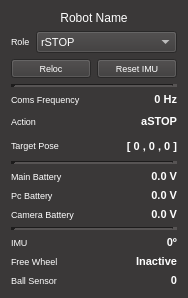
<?xml version="1.0" encoding="UTF-8"?>
<ui version="4.0">
 <class>robotWidget</class>
 <widget class="QWidget" name="robotWidget">
  <property name="geometry">
   <rect>
    <x>0</x>
    <y>0</y>
    <width>188</width>
    <height>298</height>
   </rect>
  </property>
  <property name="maximumSize">
   <size>
    <width>188</width>
    <height>298</height>
   </size>
  </property>
  <property name="palette">
   <palette>
    <active>
     <colorrole role="WindowText">
      <brush brushstyle="SolidPattern">
       <color alpha="255">
        <red>255</red>
        <green>255</green>
        <blue>255</blue>
       </color>
      </brush>
     </colorrole>
     <colorrole role="Button">
      <brush brushstyle="SolidPattern">
       <color alpha="255">
        <red>58</red>
        <green>56</green>
        <blue>56</blue>
       </color>
      </brush>
     </colorrole>
     <colorrole role="Light">
      <brush brushstyle="SolidPattern">
       <color alpha="255">
        <red>87</red>
        <green>84</green>
        <blue>84</blue>
       </color>
      </brush>
     </colorrole>
     <colorrole role="Midlight">
      <brush brushstyle="SolidPattern">
       <color alpha="255">
        <red>72</red>
        <green>70</green>
        <blue>70</blue>
       </color>
      </brush>
     </colorrole>
     <colorrole role="Dark">
      <brush brushstyle="SolidPattern">
       <color alpha="255">
        <red>29</red>
        <green>28</green>
        <blue>28</blue>
       </color>
      </brush>
     </colorrole>
     <colorrole role="Mid">
      <brush brushstyle="SolidPattern">
       <color alpha="255">
        <red>38</red>
        <green>37</green>
        <blue>37</blue>
       </color>
      </brush>
     </colorrole>
     <colorrole role="Text">
      <brush brushstyle="SolidPattern">
       <color alpha="255">
        <red>255</red>
        <green>255</green>
        <blue>255</blue>
       </color>
      </brush>
     </colorrole>
     <colorrole role="BrightText">
      <brush brushstyle="SolidPattern">
       <color alpha="255">
        <red>255</red>
        <green>255</green>
        <blue>255</blue>
       </color>
      </brush>
     </colorrole>
     <colorrole role="ButtonText">
      <brush brushstyle="SolidPattern">
       <color alpha="255">
        <red>255</red>
        <green>255</green>
        <blue>255</blue>
       </color>
      </brush>
     </colorrole>
     <colorrole role="Base">
      <brush brushstyle="SolidPattern">
       <color alpha="255">
        <red>0</red>
        <green>0</green>
        <blue>0</blue>
       </color>
      </brush>
     </colorrole>
     <colorrole role="Window">
      <brush brushstyle="SolidPattern">
       <color alpha="255">
        <red>58</red>
        <green>56</green>
        <blue>56</blue>
       </color>
      </brush>
     </colorrole>
     <colorrole role="Shadow">
      <brush brushstyle="SolidPattern">
       <color alpha="255">
        <red>0</red>
        <green>0</green>
        <blue>0</blue>
       </color>
      </brush>
     </colorrole>
     <colorrole role="AlternateBase">
      <brush brushstyle="SolidPattern">
       <color alpha="255">
        <red>29</red>
        <green>28</green>
        <blue>28</blue>
       </color>
      </brush>
     </colorrole>
     <colorrole role="ToolTipBase">
      <brush brushstyle="SolidPattern">
       <color alpha="255">
        <red>255</red>
        <green>255</green>
        <blue>220</blue>
       </color>
      </brush>
     </colorrole>
     <colorrole role="ToolTipText">
      <brush brushstyle="SolidPattern">
       <color alpha="255">
        <red>0</red>
        <green>0</green>
        <blue>0</blue>
       </color>
      </brush>
     </colorrole>
    </active>
    <inactive>
     <colorrole role="WindowText">
      <brush brushstyle="SolidPattern">
       <color alpha="255">
        <red>255</red>
        <green>255</green>
        <blue>255</blue>
       </color>
      </brush>
     </colorrole>
     <colorrole role="Button">
      <brush brushstyle="SolidPattern">
       <color alpha="255">
        <red>58</red>
        <green>56</green>
        <blue>56</blue>
       </color>
      </brush>
     </colorrole>
     <colorrole role="Light">
      <brush brushstyle="SolidPattern">
       <color alpha="255">
        <red>87</red>
        <green>84</green>
        <blue>84</blue>
       </color>
      </brush>
     </colorrole>
     <colorrole role="Midlight">
      <brush brushstyle="SolidPattern">
       <color alpha="255">
        <red>72</red>
        <green>70</green>
        <blue>70</blue>
       </color>
      </brush>
     </colorrole>
     <colorrole role="Dark">
      <brush brushstyle="SolidPattern">
       <color alpha="255">
        <red>29</red>
        <green>28</green>
        <blue>28</blue>
       </color>
      </brush>
     </colorrole>
     <colorrole role="Mid">
      <brush brushstyle="SolidPattern">
       <color alpha="255">
        <red>38</red>
        <green>37</green>
        <blue>37</blue>
       </color>
      </brush>
     </colorrole>
     <colorrole role="Text">
      <brush brushstyle="SolidPattern">
       <color alpha="255">
        <red>255</red>
        <green>255</green>
        <blue>255</blue>
       </color>
      </brush>
     </colorrole>
     <colorrole role="BrightText">
      <brush brushstyle="SolidPattern">
       <color alpha="255">
        <red>255</red>
        <green>255</green>
        <blue>255</blue>
       </color>
      </brush>
     </colorrole>
     <colorrole role="ButtonText">
      <brush brushstyle="SolidPattern">
       <color alpha="255">
        <red>255</red>
        <green>255</green>
        <blue>255</blue>
       </color>
      </brush>
     </colorrole>
     <colorrole role="Base">
      <brush brushstyle="SolidPattern">
       <color alpha="255">
        <red>0</red>
        <green>0</green>
        <blue>0</blue>
       </color>
      </brush>
     </colorrole>
     <colorrole role="Window">
      <brush brushstyle="SolidPattern">
       <color alpha="255">
        <red>58</red>
        <green>56</green>
        <blue>56</blue>
       </color>
      </brush>
     </colorrole>
     <colorrole role="Shadow">
      <brush brushstyle="SolidPattern">
       <color alpha="255">
        <red>0</red>
        <green>0</green>
        <blue>0</blue>
       </color>
      </brush>
     </colorrole>
     <colorrole role="AlternateBase">
      <brush brushstyle="SolidPattern">
       <color alpha="255">
        <red>29</red>
        <green>28</green>
        <blue>28</blue>
       </color>
      </brush>
     </colorrole>
     <colorrole role="ToolTipBase">
      <brush brushstyle="SolidPattern">
       <color alpha="255">
        <red>255</red>
        <green>255</green>
        <blue>220</blue>
       </color>
      </brush>
     </colorrole>
     <colorrole role="ToolTipText">
      <brush brushstyle="SolidPattern">
       <color alpha="255">
        <red>0</red>
        <green>0</green>
        <blue>0</blue>
       </color>
      </brush>
     </colorrole>
    </inactive>
    <disabled>
     <colorrole role="WindowText">
      <brush brushstyle="SolidPattern">
       <color alpha="255">
        <red>29</red>
        <green>28</green>
        <blue>28</blue>
       </color>
      </brush>
     </colorrole>
     <colorrole role="Button">
      <brush brushstyle="SolidPattern">
       <color alpha="255">
        <red>58</red>
        <green>56</green>
        <blue>56</blue>
       </color>
      </brush>
     </colorrole>
     <colorrole role="Light">
      <brush brushstyle="SolidPattern">
       <color alpha="255">
        <red>87</red>
        <green>84</green>
        <blue>84</blue>
       </color>
      </brush>
     </colorrole>
     <colorrole role="Midlight">
      <brush brushstyle="SolidPattern">
       <color alpha="255">
        <red>72</red>
        <green>70</green>
        <blue>70</blue>
       </color>
      </brush>
     </colorrole>
     <colorrole role="Dark">
      <brush brushstyle="SolidPattern">
       <color alpha="255">
        <red>29</red>
        <green>28</green>
        <blue>28</blue>
       </color>
      </brush>
     </colorrole>
     <colorrole role="Mid">
      <brush brushstyle="SolidPattern">
       <color alpha="255">
        <red>38</red>
        <green>37</green>
        <blue>37</blue>
       </color>
      </brush>
     </colorrole>
     <colorrole role="Text">
      <brush brushstyle="SolidPattern">
       <color alpha="255">
        <red>29</red>
        <green>28</green>
        <blue>28</blue>
       </color>
      </brush>
     </colorrole>
     <colorrole role="BrightText">
      <brush brushstyle="SolidPattern">
       <color alpha="255">
        <red>255</red>
        <green>255</green>
        <blue>255</blue>
       </color>
      </brush>
     </colorrole>
     <colorrole role="ButtonText">
      <brush brushstyle="SolidPattern">
       <color alpha="255">
        <red>29</red>
        <green>28</green>
        <blue>28</blue>
       </color>
      </brush>
     </colorrole>
     <colorrole role="Base">
      <brush brushstyle="SolidPattern">
       <color alpha="255">
        <red>58</red>
        <green>56</green>
        <blue>56</blue>
       </color>
      </brush>
     </colorrole>
     <colorrole role="Window">
      <brush brushstyle="SolidPattern">
       <color alpha="255">
        <red>58</red>
        <green>56</green>
        <blue>56</blue>
       </color>
      </brush>
     </colorrole>
     <colorrole role="Shadow">
      <brush brushstyle="SolidPattern">
       <color alpha="255">
        <red>0</red>
        <green>0</green>
        <blue>0</blue>
       </color>
      </brush>
     </colorrole>
     <colorrole role="AlternateBase">
      <brush brushstyle="SolidPattern">
       <color alpha="255">
        <red>58</red>
        <green>56</green>
        <blue>56</blue>
       </color>
      </brush>
     </colorrole>
     <colorrole role="ToolTipBase">
      <brush brushstyle="SolidPattern">
       <color alpha="255">
        <red>255</red>
        <green>255</green>
        <blue>220</blue>
       </color>
      </brush>
     </colorrole>
     <colorrole role="ToolTipText">
      <brush brushstyle="SolidPattern">
       <color alpha="255">
        <red>0</red>
        <green>0</green>
        <blue>0</blue>
       </color>
      </brush>
     </colorrole>
    </disabled>
   </palette>
  </property>
  <property name="windowTitle">
   <string>Widget</string>
  </property>
  <layout class="QGridLayout" name="gridLayout_2">
   <item row="0" column="0">
    <layout class="QGridLayout" name="gridLayout">
     <item row="14" column="0">
      <layout class="QHBoxLayout" name="horizontalLayout_6">
       <item>
        <widget class="QLabel" name="label_5">
         <property name="sizePolicy">
          <sizepolicy hsizetype="Preferred" vsizetype="Maximum">
           <horstretch>0</horstretch>
           <verstretch>0</verstretch>
          </sizepolicy>
         </property>
         <property name="font">
          <font>
           <family>Ubuntu</family>
           <pointsize>7</pointsize>
           <italic>false</italic>
          </font>
         </property>
         <property name="text">
          <string>IMU </string>
         </property>
        </widget>
       </item>
       <item>
        <widget class="QLabel" name="lb_imu">
         <property name="sizePolicy">
          <sizepolicy hsizetype="Preferred" vsizetype="Maximum">
           <horstretch>0</horstretch>
           <verstretch>0</verstretch>
          </sizepolicy>
         </property>
         <property name="font">
          <font>
           <family>Ubuntu</family>
           <pointsize>8</pointsize>
           <weight>75</weight>
           <italic>false</italic>
           <bold>true</bold>
          </font>
         </property>
         <property name="text">
          <string>0º</string>
         </property>
         <property name="alignment">
          <set>Qt::AlignRight|Qt::AlignTrailing|Qt::AlignVCenter</set>
         </property>
        </widget>
       </item>
      </layout>
     </item>
     <item row="3" column="0">
      <layout class="QHBoxLayout" name="horizontalLayout_2">
       <item>
        <widget class="QLabel" name="label_3">
         <property name="sizePolicy">
          <sizepolicy hsizetype="Maximum" vsizetype="Maximum">
           <horstretch>0</horstretch>
           <verstretch>0</verstretch>
          </sizepolicy>
         </property>
         <property name="font">
          <font>
           <family>Ubuntu</family>
           <pointsize>7</pointsize>
           <italic>false</italic>
          </font>
         </property>
         <property name="text">
          <string>Role</string>
         </property>
        </widget>
       </item>
       <item>
        <widget class="QComboBox" name="cb_role">
         <property name="sizePolicy">
          <sizepolicy hsizetype="Preferred" vsizetype="Maximum">
           <horstretch>0</horstretch>
           <verstretch>0</verstretch>
          </sizepolicy>
         </property>
         <property name="font">
          <font>
           <pointsize>8</pointsize>
          </font>
         </property>
         <item>
          <property name="text">
           <string>rSTOP</string>
          </property>
         </item>
         <item>
          <property name="text">
           <string>rGOALKEEPER</string>
          </property>
         </item>
         <item>
          <property name="text">
           <string>rSUP_STRIKER</string>
          </property>
         </item>
         <item>
          <property name="text">
           <string>rSTRIKER</string>
          </property>
         </item>
        </widget>
       </item>
      </layout>
     </item>
     <item row="11" column="0">
      <layout class="QHBoxLayout" name="horizontalLayout_4">
       <item>
        <widget class="QLabel" name="label_6">
         <property name="sizePolicy">
          <sizepolicy hsizetype="Preferred" vsizetype="Maximum">
           <horstretch>0</horstretch>
           <verstretch>0</verstretch>
          </sizepolicy>
         </property>
         <property name="font">
          <font>
           <family>Ubuntu</family>
           <pointsize>7</pointsize>
           <italic>false</italic>
          </font>
         </property>
         <property name="text">
          <string>Pc Battery</string>
         </property>
        </widget>
       </item>
       <item>
        <widget class="QLabel" name="lb_pcbat">
         <property name="sizePolicy">
          <sizepolicy hsizetype="Preferred" vsizetype="Maximum">
           <horstretch>0</horstretch>
           <verstretch>0</verstretch>
          </sizepolicy>
         </property>
         <property name="font">
          <font>
           <family>Ubuntu</family>
           <pointsize>8</pointsize>
           <weight>75</weight>
           <italic>false</italic>
           <bold>true</bold>
          </font>
         </property>
         <property name="text">
          <string>0.0 V</string>
         </property>
         <property name="alignment">
          <set>Qt::AlignRight|Qt::AlignTrailing|Qt::AlignVCenter</set>
         </property>
        </widget>
       </item>
      </layout>
     </item>
     <item row="6" column="0">
      <layout class="QHBoxLayout" name="horizontalLayout_5">
       <item>
        <widget class="QLabel" name="label_2">
         <property name="sizePolicy">
          <sizepolicy hsizetype="Preferred" vsizetype="Maximum">
           <horstretch>0</horstretch>
           <verstretch>0</verstretch>
          </sizepolicy>
         </property>
         <property name="font">
          <font>
           <family>Ubuntu</family>
           <pointsize>7</pointsize>
           <italic>false</italic>
          </font>
         </property>
         <property name="text">
          <string>Coms Frequency</string>
         </property>
        </widget>
       </item>
       <item>
        <widget class="QLabel" name="lb_comfreq">
         <property name="sizePolicy">
          <sizepolicy hsizetype="Preferred" vsizetype="Maximum">
           <horstretch>0</horstretch>
           <verstretch>0</verstretch>
          </sizepolicy>
         </property>
         <property name="font">
          <font>
           <family>Ubuntu</family>
           <pointsize>8</pointsize>
           <weight>75</weight>
           <italic>false</italic>
           <bold>true</bold>
          </font>
         </property>
         <property name="text">
          <string>0 Hz</string>
         </property>
         <property name="alignment">
          <set>Qt::AlignRight|Qt::AlignTrailing|Qt::AlignVCenter</set>
         </property>
        </widget>
       </item>
      </layout>
     </item>
     <item row="12" column="0">
      <layout class="QHBoxLayout" name="horizontalLayout_3">
       <item>
        <widget class="QLabel" name="label_4">
         <property name="sizePolicy">
          <sizepolicy hsizetype="Preferred" vsizetype="Maximum">
           <horstretch>0</horstretch>
           <verstretch>0</verstretch>
          </sizepolicy>
         </property>
         <property name="font">
          <font>
           <family>Ubuntu</family>
           <pointsize>7</pointsize>
           <italic>false</italic>
          </font>
         </property>
         <property name="text">
          <string>Camera Battery</string>
         </property>
        </widget>
       </item>
       <item>
        <widget class="QLabel" name="lb_cambat">
         <property name="sizePolicy">
          <sizepolicy hsizetype="Preferred" vsizetype="Maximum">
           <horstretch>0</horstretch>
           <verstretch>0</verstretch>
          </sizepolicy>
         </property>
         <property name="font">
          <font>
           <family>Ubuntu</family>
           <pointsize>8</pointsize>
           <weight>75</weight>
           <italic>false</italic>
           <bold>true</bold>
          </font>
         </property>
         <property name="text">
          <string>0.0 V</string>
         </property>
         <property name="alignment">
          <set>Qt::AlignRight|Qt::AlignTrailing|Qt::AlignVCenter</set>
         </property>
        </widget>
       </item>
      </layout>
     </item>
     <item row="15" column="0">
      <layout class="QHBoxLayout" name="horizontalLayout_7">
       <item>
        <widget class="QLabel" name="label_7">
         <property name="sizePolicy">
          <sizepolicy hsizetype="Preferred" vsizetype="Maximum">
           <horstretch>0</horstretch>
           <verstretch>0</verstretch>
          </sizepolicy>
         </property>
         <property name="font">
          <font>
           <family>Ubuntu</family>
           <pointsize>7</pointsize>
           <italic>false</italic>
          </font>
         </property>
         <property name="text">
          <string>Free Wheel</string>
         </property>
        </widget>
       </item>
       <item>
        <widget class="QLabel" name="lb_freewheel">
         <property name="sizePolicy">
          <sizepolicy hsizetype="Preferred" vsizetype="Maximum">
           <horstretch>0</horstretch>
           <verstretch>0</verstretch>
          </sizepolicy>
         </property>
         <property name="font">
          <font>
           <family>Ubuntu</family>
           <pointsize>8</pointsize>
           <weight>75</weight>
           <italic>false</italic>
           <bold>true</bold>
          </font>
         </property>
         <property name="text">
          <string>Inactive</string>
         </property>
         <property name="alignment">
          <set>Qt::AlignRight|Qt::AlignTrailing|Qt::AlignVCenter</set>
         </property>
        </widget>
       </item>
      </layout>
     </item>
     <item row="16" column="0">
      <layout class="QHBoxLayout" name="horizontalLayout_8">
       <item>
        <widget class="QLabel" name="label_8">
         <property name="sizePolicy">
          <sizepolicy hsizetype="Preferred" vsizetype="Maximum">
           <horstretch>0</horstretch>
           <verstretch>0</verstretch>
          </sizepolicy>
         </property>
         <property name="font">
          <font>
           <family>Ubuntu</family>
           <pointsize>7</pointsize>
           <italic>false</italic>
          </font>
         </property>
         <property name="text">
          <string>Ball Sensor</string>
         </property>
        </widget>
       </item>
       <item>
        <widget class="QLabel" name="lb_ball_sens">
         <property name="sizePolicy">
          <sizepolicy hsizetype="Preferred" vsizetype="Maximum">
           <horstretch>0</horstretch>
           <verstretch>0</verstretch>
          </sizepolicy>
         </property>
         <property name="font">
          <font>
           <family>Ubuntu</family>
           <pointsize>8</pointsize>
           <weight>75</weight>
           <italic>false</italic>
           <bold>true</bold>
          </font>
         </property>
         <property name="text">
          <string>0</string>
         </property>
         <property name="alignment">
          <set>Qt::AlignRight|Qt::AlignTrailing|Qt::AlignVCenter</set>
         </property>
        </widget>
       </item>
      </layout>
     </item>
     <item row="10" column="0">
      <layout class="QHBoxLayout" name="horizontalLayout">
       <item>
        <widget class="QLabel" name="label">
         <property name="sizePolicy">
          <sizepolicy hsizetype="Preferred" vsizetype="Maximum">
           <horstretch>0</horstretch>
           <verstretch>0</verstretch>
          </sizepolicy>
         </property>
         <property name="font">
          <font>
           <family>Ubuntu</family>
           <pointsize>7</pointsize>
           <italic>false</italic>
          </font>
         </property>
         <property name="text">
          <string>Main Battery</string>
         </property>
        </widget>
       </item>
       <item>
        <widget class="QLabel" name="lb_mainbat">
         <property name="sizePolicy">
          <sizepolicy hsizetype="Preferred" vsizetype="Maximum">
           <horstretch>0</horstretch>
           <verstretch>0</verstretch>
          </sizepolicy>
         </property>
         <property name="font">
          <font>
           <family>Ubuntu</family>
           <pointsize>8</pointsize>
           <weight>75</weight>
           <italic>false</italic>
           <bold>true</bold>
          </font>
         </property>
         <property name="text">
          <string>0.0 V</string>
         </property>
         <property name="alignment">
          <set>Qt::AlignRight|Qt::AlignTrailing|Qt::AlignVCenter</set>
         </property>
        </widget>
       </item>
      </layout>
     </item>
     <item row="4" column="0">
      <layout class="QHBoxLayout" name="horizontalLayout_9">
       <item>
        <widget class="QPushButton" name="bt_reloc">
         <property name="font">
          <font>
           <pointsize>7</pointsize>
          </font>
         </property>
         <property name="text">
          <string>Reloc</string>
         </property>
        </widget>
       </item>
       <item>
        <widget class="QPushButton" name="bt_resetimu">
         <property name="font">
          <font>
           <pointsize>7</pointsize>
          </font>
         </property>
         <property name="text">
          <string>Reset IMU</string>
         </property>
        </widget>
       </item>
      </layout>
     </item>
     <item row="2" column="0">
      <layout class="QHBoxLayout" name="horizontalLayout_10">
       <item>
        <widget class="QLabel" name="lb_rname">
         <property name="sizePolicy">
          <sizepolicy hsizetype="Preferred" vsizetype="Maximum">
           <horstretch>0</horstretch>
           <verstretch>0</verstretch>
          </sizepolicy>
         </property>
         <property name="font">
          <font>
           <family>Ubuntu</family>
           <italic>false</italic>
          </font>
         </property>
         <property name="text">
          <string>Robot Name</string>
         </property>
         <property name="alignment">
          <set>Qt::AlignCenter</set>
         </property>
        </widget>
       </item>
      </layout>
     </item>
     <item row="13" column="0">
      <widget class="Line" name="line_3">
       <property name="lineWidth">
        <number>5</number>
       </property>
       <property name="orientation">
        <enum>Qt::Horizontal</enum>
       </property>
      </widget>
     </item>
     <item row="9" column="0">
      <widget class="Line" name="line_2">
       <property name="lineWidth">
        <number>5</number>
       </property>
       <property name="orientation">
        <enum>Qt::Horizontal</enum>
       </property>
      </widget>
     </item>
     <item row="7" column="0">
      <layout class="QHBoxLayout" name="horizontalLayout_12">
       <item>
        <widget class="QLabel" name="label_9">
         <property name="sizePolicy">
          <sizepolicy hsizetype="Maximum" vsizetype="Maximum">
           <horstretch>0</horstretch>
           <verstretch>0</verstretch>
          </sizepolicy>
         </property>
         <property name="font">
          <font>
           <family>Ubuntu</family>
           <pointsize>7</pointsize>
          </font>
         </property>
         <property name="text">
          <string>Action</string>
         </property>
        </widget>
       </item>
       <item>
        <widget class="QLabel" name="lb_action">
         <property name="font">
          <font>
           <family>Ubuntu</family>
           <pointsize>8</pointsize>
           <weight>75</weight>
           <bold>true</bold>
          </font>
         </property>
         <property name="text">
          <string>aSTOP</string>
         </property>
         <property name="alignment">
          <set>Qt::AlignRight|Qt::AlignTrailing|Qt::AlignVCenter</set>
         </property>
        </widget>
       </item>
      </layout>
     </item>
     <item row="5" column="0">
      <widget class="Line" name="line">
       <property name="lineWidth">
        <number>5</number>
       </property>
       <property name="orientation">
        <enum>Qt::Horizontal</enum>
       </property>
      </widget>
     </item>
     <item row="8" column="0">
      <layout class="QHBoxLayout" name="horizontalLayout_13">
       <item>
        <widget class="QLabel" name="label_10">
         <property name="sizePolicy">
          <sizepolicy hsizetype="Maximum" vsizetype="Maximum">
           <horstretch>0</horstretch>
           <verstretch>0</verstretch>
          </sizepolicy>
         </property>
         <property name="font">
          <font>
           <family>Ubuntu</family>
           <pointsize>7</pointsize>
          </font>
         </property>
         <property name="text">
          <string>Target Pose</string>
         </property>
        </widget>
       </item>
       <item>
        <widget class="QLabel" name="lb_tpose">
         <property name="font">
          <font>
           <family>Ubuntu</family>
           <pointsize>8</pointsize>
           <weight>75</weight>
           <bold>true</bold>
          </font>
         </property>
         <property name="text">
          <string>[ 0 , 0 , 0 ]</string>
         </property>
         <property name="alignment">
          <set>Qt::AlignRight|Qt::AlignTrailing|Qt::AlignVCenter</set>
         </property>
        </widget>
       </item>
      </layout>
     </item>
    </layout>
   </item>
  </layout>
 </widget>
 <layoutdefault spacing="6" margin="11"/>
 <resources/>
 <connections/>
</ui>
